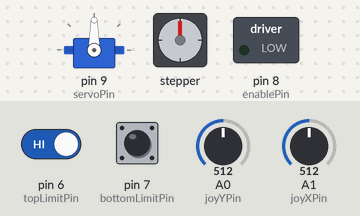
The sketch below on a simulated Arduino Uno, built with avr-gcc and run on an emulated ATmega328P. Parts: servo, stepper motor, switched loads named in the sketch (green lamp = pin HIGH). Inputs (shaded band) come from the test bench; at power-on: A0 (joyYPin) = 512, A1 (joyXPin) = 512, pin 6 (topLimitPin) HIGH, pin 7 (bottomLimitPin) HIGH. Stepper angles assume 200 steps per turn.

Above: at 1.2 s.
1.3 s: A0 (joyYPin) set to 600
2.8 s: A0 (joyYPin) set to 625
At 2.95 s:
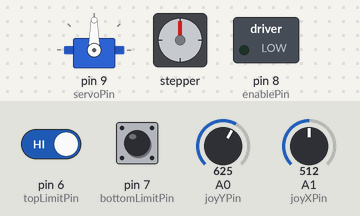
5.8 s: A1 (joyXPin) set to 716
At 5.96 s:
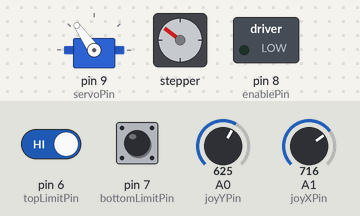
8.8 s: pin 6 (topLimitPin) driven LOW
At 8.8 s:
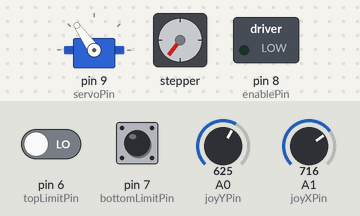
10.3 s: A1 (joyXPin) set to 900
At 11.5 s:
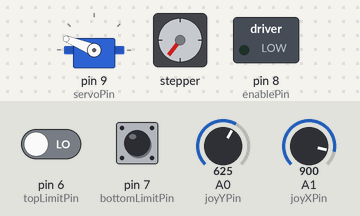
11.8 s: pin 6 (topLimitPin) driven HIGH
At 12.25 s:
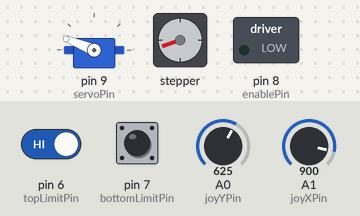
Timing chart, 0 to 19.6 s (numbered marks = the images above; inputs shaded):
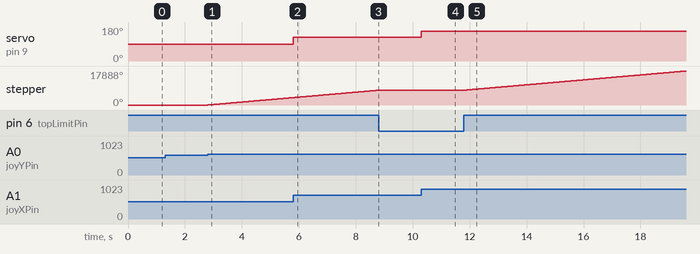

The sketch:

rotate.with.limit.switches.ino
```cpp
#include <AccelStepper.h>
#include <Servo.h>

// Stepper motor pins
#define dirPin 2
#define stepPin 3
#define enablePin 8

// Limit switch pins
const int topLimitPin = 6;
const int bottomLimitPin = 7;

// Joystick pins
const int joyXPin = A1; // Servo
const int joyYPin = A0; // Stepper

// Servo setup
Servo myServo;
const int servoPin = 9;

// Stepper setup
AccelStepper stepper(AccelStepper::DRIVER, stepPin, dirPin);
const int maxSpeed = 1000;
const int accel = 600;
const int deadzone = 100;

void setup() {
  pinMode(enablePin, OUTPUT);
  digitalWrite(enablePin, LOW); // Enable stepper

  pinMode(topLimitPin, INPUT_PULLUP);
  pinMode(bottomLimitPin, INPUT_PULLUP);

  stepper.setMaxSpeed(maxSpeed);
  stepper.setAcceleration(accel);

  myServo.attach(servoPin);
}

void loop() {
  // === Read Joystick ===
  int joyX = analogRead(joyXPin);
  int joyY = analogRead(joyYPin);

  // === Servo Control ===
  int angle = map(joyX, 0, 1023, 0, 180);
  myServo.write(angle);

  // === Read Limit Switches ===
  bool topPressed = digitalRead(topLimitPin) == LOW;
  bool bottomPressed = digitalRead(bottomLimitPin) == LOW;

  // === Stepper Logic ===
  int movementDir = 0; // 0 = stop, +1 = up, -1 = down

  if (joyY > 512 + deadzone) {
    movementDir = 1; // UP
  } else if (joyY < 512 - deadzone) {
    movementDir = -1; // DOWN
  } else {
    movementDir = 0; // JOYSTICK centered
  }

  // === Enforce Direction Lockout ===
  if (topPressed && movementDir == 1) {
    // At top, and trying to move UP
    movementDir = 0;
  }
  if (bottomPressed && movementDir == -1) {
    // At bottom, and trying to move DOWN
    movementDir = 0;
  }

  // === Set Speed Accordingly ===
  if (movementDir == 1) {
    stepper.setSpeed(maxSpeed); // Move UP
  } else if (movementDir == -1) {
    stepper.setSpeed(-maxSpeed); // Move DOWN
  } else {
    stepper.setSpeed(0); // Stop
  }

  stepper.runSpeed(); // Non-blocking update
}
```

Measured:
- the behaviour switches between 612 and 613 on A0 (joyYPin) (found by bisection; images 0 and 1)
- after the input at 1.3 s, every drawn part: stays the same
- after the input at 2.8 s, stepper: keeps turning clockwise at about 1297°/s, starting at once
- after the input at 5.8 s, servo on pin 9 (servoPin): 90° → 125° at once
- after the input at 8.8 s, stepper: stops changing and stays 7777°
- after the input at 10.3 s, servo on pin 9 (servoPin): 125° → 158° at once
- after the input at 11.8 s, stepper: keeps turning clockwise at about 1296°/s, starting at once
